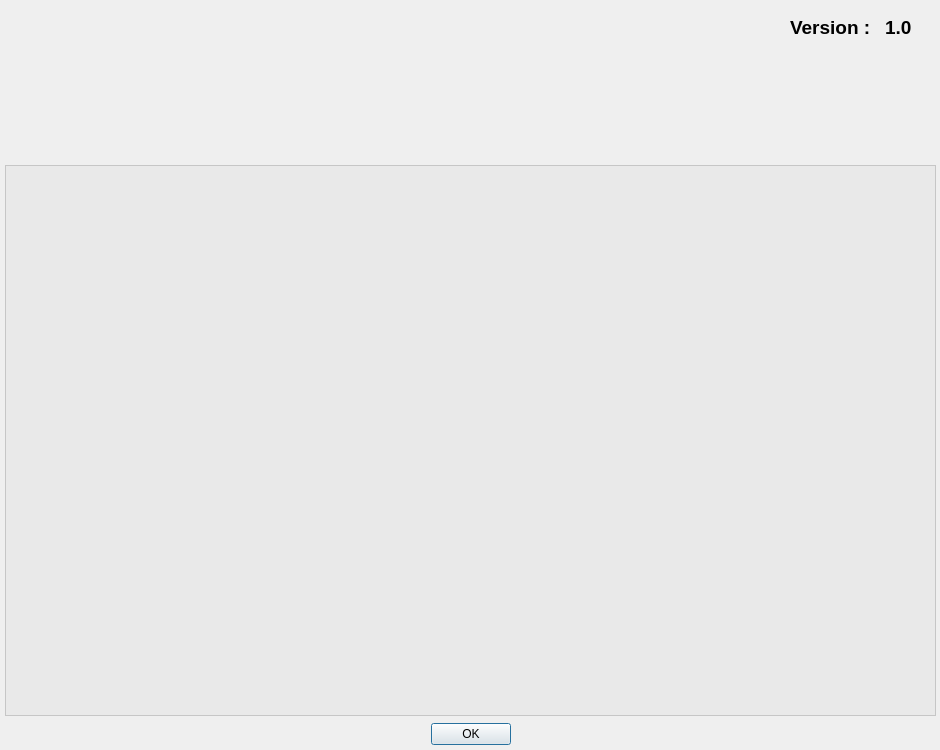
<?xml version="1.0" encoding="UTF-8"?>
<ui version="4.0">
 <class>About</class>
 <widget class="QDialog" name="About">
  <property name="geometry">
   <rect>
    <x>0</x>
    <y>0</y>
    <width>940</width>
    <height>750</height>
   </rect>
  </property>
  <property name="sizePolicy">
   <sizepolicy hsizetype="Fixed" vsizetype="Fixed">
    <horstretch>0</horstretch>
    <verstretch>0</verstretch>
   </sizepolicy>
  </property>
  <property name="minimumSize">
   <size>
    <width>940</width>
    <height>750</height>
   </size>
  </property>
  <property name="maximumSize">
   <size>
    <width>940</width>
    <height>750</height>
   </size>
  </property>
  <property name="windowTitle">
   <string>About...</string>
  </property>
  <property name="modal">
   <bool>true</bool>
  </property>
  <widget class="QLabel" name="WALLPAPER_3">
   <property name="geometry">
    <rect>
     <x>-5</x>
     <y>-5</y>
     <width>1141</width>
     <height>756</height>
    </rect>
   </property>
   <property name="text">
    <string/>
   </property>
   <property name="pixmap">
    <pixmap resource="../XRDPConfigurator_resources.qrc">:/backgrounds/images/backgrounds/StackedWidgetBackground.png</pixmap>
   </property>
   <property name="scaledContents">
    <bool>true</bool>
   </property>
  </widget>
  <widget class="QLabel" name="version_label">
   <property name="geometry">
    <rect>
     <x>885</x>
     <y>10</y>
     <width>36</width>
     <height>35</height>
    </rect>
   </property>
   <property name="font">
    <font>
     <family>Arial</family>
     <pointsize>14</pointsize>
     <weight>75</weight>
     <bold>true</bold>
    </font>
   </property>
   <property name="text">
    <string>1.0</string>
   </property>
   <property name="alignment">
    <set>Qt::AlignLeading|Qt::AlignLeft|Qt::AlignVCenter</set>
   </property>
  </widget>
  <widget class="QTextBrowser" name="textBrowser">
   <property name="geometry">
    <rect>
     <x>5</x>
     <y>165</y>
     <width>931</width>
     <height>551</height>
    </rect>
   </property>
   <property name="autoFillBackground">
    <bool>false</bool>
   </property>
   <property name="styleSheet">
    <string notr="true">background-color: rgba(230, 230, 230, 160);</string>
   </property>
   <property name="html">
    <string>&lt;!DOCTYPE HTML PUBLIC &quot;-//W3C//DTD HTML 4.0//EN&quot; &quot;http://www.w3.org/TR/REC-html40/strict.dtd&quot;&gt;
&lt;html&gt;&lt;head&gt;&lt;meta name=&quot;qrichtext&quot; content=&quot;1&quot; /&gt;&lt;style type=&quot;text/css&quot;&gt;
p, li { white-space: pre-wrap; }
&lt;/style&gt;&lt;/head&gt;&lt;body style=&quot; font-family:'DejaVu Sans'; font-size:12pt; font-weight:400; font-style:normal;&quot;&gt;
&lt;p style=&quot;-qt-paragraph-type:empty; margin-top:0px; margin-bottom:0px; margin-left:0px; margin-right:0px; -qt-block-indent:0; text-indent:0px;&quot;&gt;&lt;br /&gt;&lt;/p&gt;&lt;/body&gt;&lt;/html&gt;</string>
   </property>
  </widget>
  <widget class="QLabel" name="label">
   <property name="geometry">
    <rect>
     <x>255</x>
     <y>20</y>
     <width>411</width>
     <height>121</height>
    </rect>
   </property>
   <property name="maximumSize">
    <size>
     <width>605</width>
     <height>187</height>
    </size>
   </property>
   <property name="frameShape">
    <enum>QFrame::NoFrame</enum>
   </property>
   <property name="frameShadow">
    <enum>QFrame::Plain</enum>
   </property>
   <property name="lineWidth">
    <number>3</number>
   </property>
   <property name="text">
    <string notr="true"/>
   </property>
   <property name="pixmap">
    <pixmap resource="../XRDPConfigurator_resources.qrc">:/Logo/images/logos/XRDPConfiguratorLogoLarge.png</pixmap>
   </property>
   <property name="scaledContents">
    <bool>true</bool>
   </property>
   <property name="alignment">
    <set>Qt::AlignCenter</set>
   </property>
  </widget>
  <widget class="QDialogButtonBox" name="buttonBox">
   <property name="geometry">
    <rect>
     <x>430</x>
     <y>720</y>
     <width>81</width>
     <height>28</height>
    </rect>
   </property>
   <property name="standardButtons">
    <set>QDialogButtonBox::Ok</set>
   </property>
  </widget>
  <widget class="QLabel" name="version_label_2">
   <property name="geometry">
    <rect>
     <x>790</x>
     <y>10</y>
     <width>86</width>
     <height>35</height>
    </rect>
   </property>
   <property name="font">
    <font>
     <family>Arial</family>
     <pointsize>14</pointsize>
     <weight>75</weight>
     <bold>true</bold>
    </font>
   </property>
   <property name="text">
    <string>&lt;html&gt;&lt;head/&gt;&lt;body&gt;&lt;p&gt;Version :&lt;/p&gt;&lt;/body&gt;&lt;/html&gt;</string>
   </property>
   <property name="alignment">
    <set>Qt::AlignLeading|Qt::AlignLeft|Qt::AlignVCenter</set>
   </property>
  </widget>
 </widget>
 <resources>
  <include location="../XRDPConfigurator_resources.qrc"/>
 </resources>
 <connections/>
</ui>
